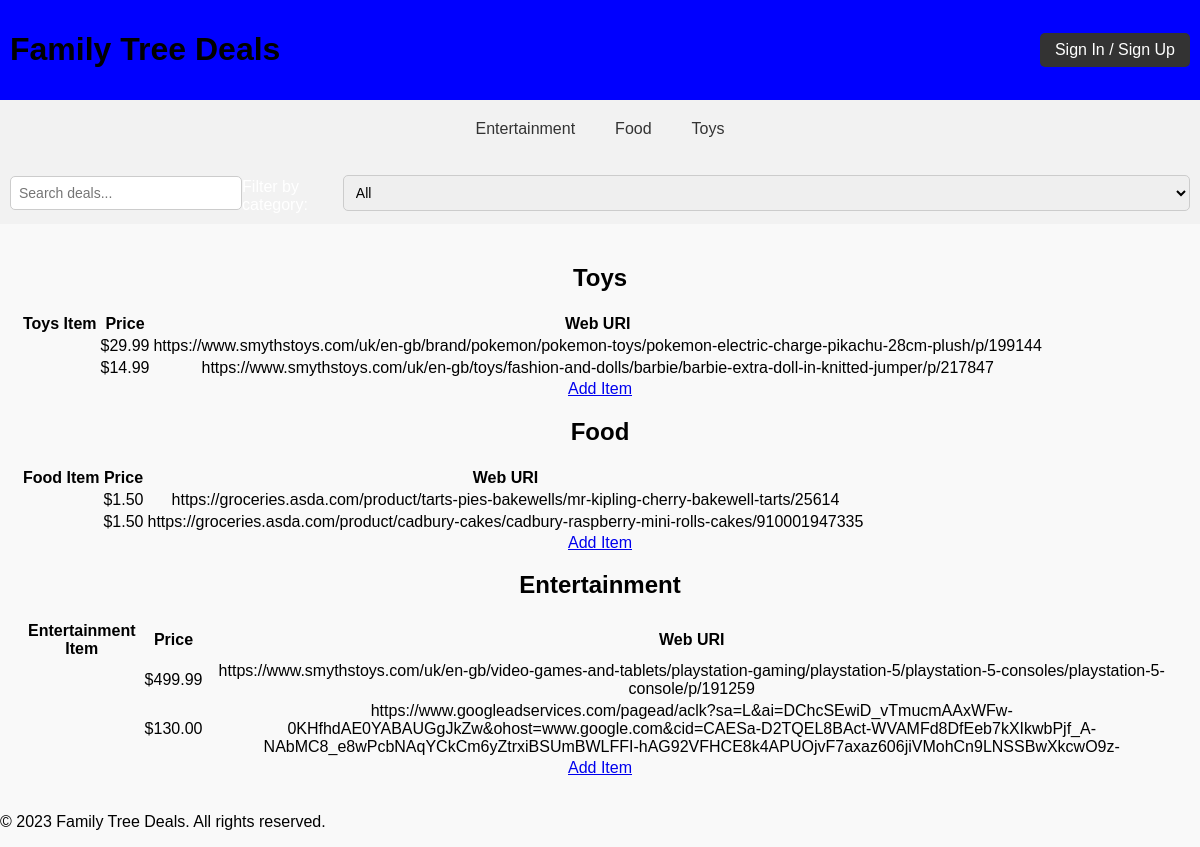
The page / on the database its author committed.
### tables this page shows
CREATE TABLE `toys` (
  `toy_id` int(11) NOT NULL,
  `toy_name` varchar(100) NOT NULL,
  `price` decimal(10,2) NOT NULL,
  `web_uri` varchar(255) NOT NULL
);

CREATE TABLE `food` (
  `food_id` int(11) NOT NULL,
  `food_name` varchar(100) NOT NULL,
  `price` decimal(10,2) NOT NULL,
  `web_uri` varchar(255) NOT NULL
);

CREATE TABLE `entertainment` (
  `entertainment_id` int(11) NOT NULL,
  `entertainment_name` varchar(100) NOT NULL,
  `price` decimal(10,2) NOT NULL,
  `web_uri` varchar(255) NOT NULL
);

### index.php (the view, shortened to what this page needs)
<!DOCTYPE html>
<html>
<head>
    <link rel="stylesheet" type="text/css" href="style.css">
</head>
<body>
    <header>
        <h1>Family Tree Deals</h1>
        <div class="sign-in-up">
            <a href="SignInUp.html">Sign In / Sign Up</a>
        </div>
    </header>
    <nav>
        <a href="#entertainment">Entertainment</a>
        <a href="#food">Food</a>
        <a href="#toys">Toys</a>
    </nav>
    <div class="search-filter">
        <input type="text" placeholder="Search deals...">
        <label for="category-filter">Filter by category:</label>
        <select id="category-filter">
            <option value="all">All</option>
        </select>
    </div>
<main>
    <?php
    $host = "localhost";
    $dbname = "dcarr10";
    $username = "root";
    $password = "";
    $conn = new mysqli($host, $dbname, $username, $password);
    $tables = array("toys", "food", "entertainment");
    foreach ($tables as $table) {
        echo "<section id='" . $table . "'>";
        echo "<h2>" . ucfirst($table) . "</h2>";
        echo "<table>";
        echo "<thead>";
        echo "<tr>";
        echo "<th>" . ucfirst($table) . " Item</th>";
        echo "<th>Price</th>";
        echo "<th>Web URI</th>";
        echo "</tr>";
        echo "</thead>";
        echo "<tbody>";
        $query = "SELECT * FROM " . $table;
        $result = mysqli_query($conn, $query);
        if ($result && mysqli_num_rows($result) > 0) {
            while ($row = mysqli_fetch_assoc($result)) {
                echo "<tr>";
                echo "<td>" . $row['item_name'] . "</td>";
                echo "<td>$" . $row['price'] . "</td>";
                echo "<td>" . $row['web_uri'] . "</td>";
                echo "</tr>";
            }
        }
        echo "</tbody>";
        echo "</table>";
        echo "<div class='add-item-btn-container'>";
        echo "<a class='add-item-btn' href='AddItem.php'>Add Item</a>";
        echo "</div>";
        echo "</section>";
    }
    ?>
</main>
    <footer>
        <p>&copy; <?php echo date('Y'); ?> Family Tree Deals. All rights reserved.</p>
    </footer>
</body>
</html>

### style.css (style rules this page uses)
body { margin: 0; padding: 0; font-family: Arial, sans-serif; background-color: #f9f9f9; }
header { background-color: blue; color: white; padding: 10px; text-align: center; display: flex; justify-content: space-between; }
nav { background-color: #f2f2f2; display: flex; justify-content: center; padding: 10px; }
nav a { text-decoration: none; color: #333; padding: 10px 20px; }
.sign-in-up { display: flex; align-items: center; }
.sign-in-up a { text-decoration: none; color: white; background-color: #333; padding: 8px 15px; border-radius: 5px; margin-left: 10px; }
.search-filter { background-color: #f2f2f2; display: flex; justify-content: space-between; align-items: center; padding: 10px; }
.search-filter input[type="text"] { padding: 8px; width: 300px; border: 1px solid #ccc; border-radius: 5px; font-size: 14px; }
label { margin-right: 10px; }
#category-filter { padding: 8px; border: 1px solid #ccc; border-radius: 5px; font-size: 14px; cursor: pointer; }
main { padding: 20px; text-align: center; }
h1 { text-align: center; color: black; }
label { display: block; margin-top: 10px; color: white; }
input { width: 100%; padding: 8px; margin-top: 5px; border: 1px solid #ccc; border-radius: 3px; }
select { width: 100%; padding: 8px; margin-top: 5px; border: 1px solid #ccc; border-radius: 3px; }

### rows shown on the page
toys: price "29.99", web_uri "https://www.smythstoys.com/uk/en-gb/brand/pokemon/pokemon-toys/pokemon-electric-charge-pikachu-28cm-plush/p/199144"
toys: price "14.99", web_uri "https://www.smythstoys.com/uk/en-gb/toys/fashion-and-dolls/barbie/barbie-extra-doll-in-knitted-jumper/p/217847"
food: price "1.50", web_uri "https://groceries.asda.com/product/tarts-pies-bakewells/mr-kipling-cherry-bakewell-tarts/25614"
food: price "1.50", web_uri "https://groceries.asda.com/product/cadbury-cakes/cadbury-raspberry-mini-rolls-cakes/910001947335"
entertainment: price "499.99", web_uri "https://www.smythstoys.com/uk/en-gb/video-games-and-tablets/playstation-gaming/playstation-5/playstation-5-consoles/playstation-5-console/p/191259"
entertainment: price "130.00", web_uri "https://www.googleadservices.com/pagead/aclk?sa=L&ai=DChcSEwiD_vTmucmAAxWFw-0KHfhdAE0YABAUGgJkZw&ohost=www.google.com&cid=CAESa-D2TQEL8BAct-WVAMFd8DfEeb7kXIkwbPjf_A-NAbMC8_e8wPcbNAqYCkCm6yZtrxiBSUmBWLFFI-hAG92VFHCE8k4APUOjvF7axaz606jiVMohCn9LNSSBwXkcwO9z-"

### other values the page prints
$table "Toys"
$table "Food"
$table "Entertainment"
